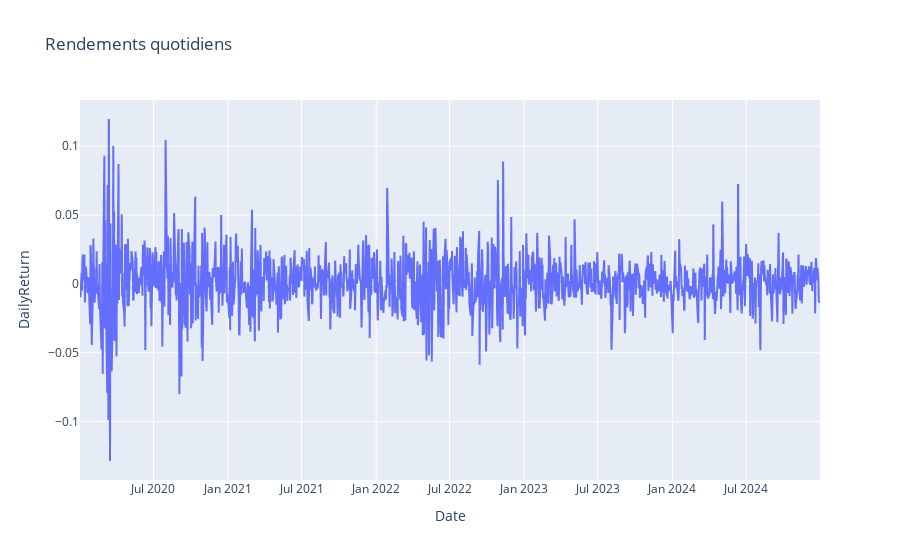

Source (notebook cell):
### Code cell
# Visualiser le rendement sur un graphique
#apple["DailyReturn"].plot(title="Rendements quotidiens")
import plotly.express as px
fig = px.line(apple, x= apple.index, y = 'DailyReturn', title = 'Rendements quotidiens')
fig.show()

### Figure 1 — Plotly figure (JSON) as saved in the notebook; plotly's stock layout.template omitted (floating-point values rounded to 4 significant figures; data arrays with more than 128 entries replaced by an {"elided": "..."} marker saying what was removed)
{"data": [{"hovertemplate": "Date=%{x}<br>DailyReturn=%{y}<extra></extra>", "legendgroup": "", "line": {"color": "#636efa", "dash": "solid"}, "marker": {"symbol": "circle"}, "mode": "lines", "name": "", "showlegend": false, "type": "scattergl", "x": {"elided": "1257 str values"}, "xaxis": "x", "y": {"elided": "1257 float values"}, "yaxis": "y"}], "layout": {"autosize": true, "legend": {"tracegroupgap": 0}, "title": {"text": "Rendements quotidiens"}, "xaxis": {"anchor": "y", "autorange": true, "domain": [0, 1], "range": ["2020-01-02", "2024-12-30"], "title": {"text": "Date"}, "type": "date"}, "yaxis": {"anchor": "x", "autorange": true, "domain": [0, 1], "range": [-0.1425, 0.1336], "title": {"text": "DailyReturn"}, "type": "linear"}}}
